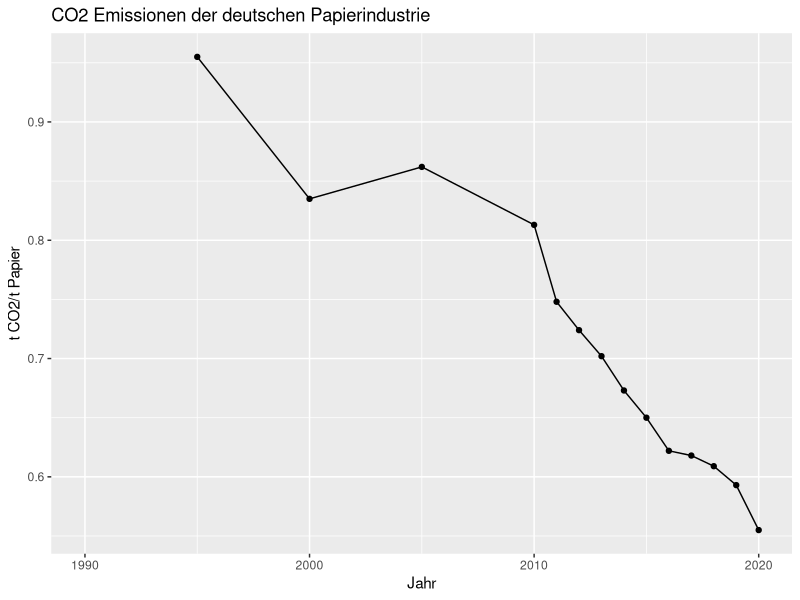
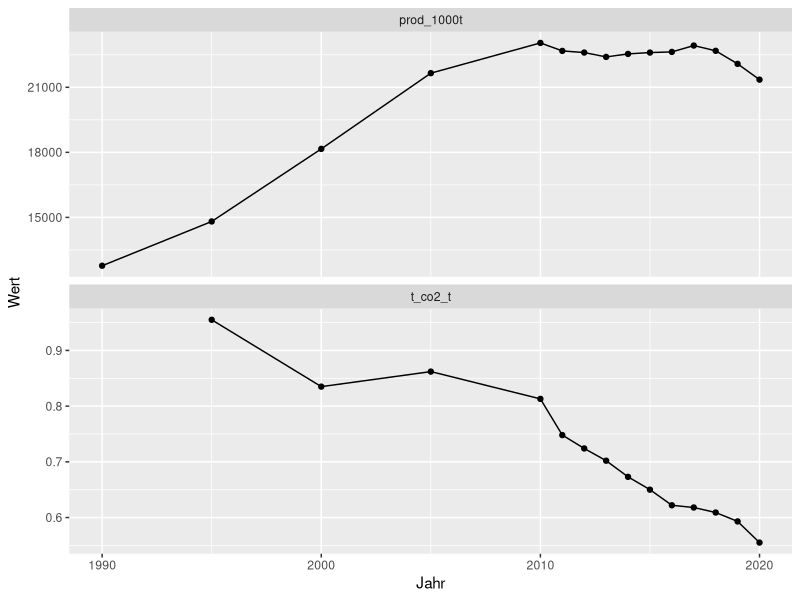
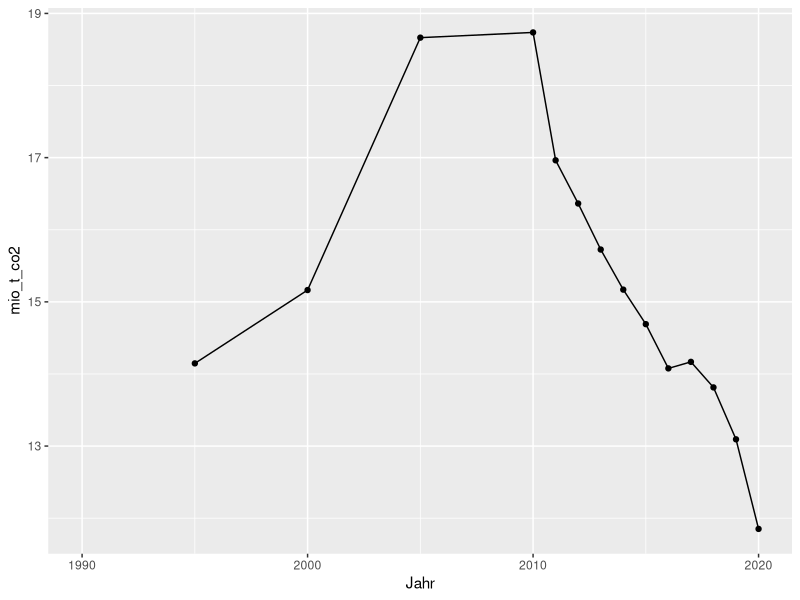

These figures' R source, in order:
# Pakete laden
library(readr)
library(dplyr)
library(tidyr)
library(ggplot2)

# Daten einlesen
co2_spez <- read_csv2("CO2_VDP.txt")

# Daten aufbereiten
co2_spez_tidy <- co2_spez %>% 
  gather(-Jahr, key = "Parameter", value = "Wert")

co2_total <- co2_spez %>% 
  mutate(t_co2 = prod_1000t*1000*t_co2_t,
         mio_t_co2 = t_co2/10^6)

# Daten visualisieren
co2_spez %>% 
  ggplot(aes(x = Jahr, y = t_co2_t)) +
    geom_point() +
    geom_line() +
    labs(title = "CO2 Emissionen der deutschen Papierindustrie",
         y = "t CO2/t Papier")

co2_spez_tidy %>% 
  ggplot(aes(x = Jahr, y = Wert)) +
    geom_point() +
    geom_line() +
    facet_wrap(~Parameter, ncol = 1, scales = "free_y")

co2_total %>% 
  ggplot(aes(x = Jahr, y = mio_t_co2)) +
    geom_point() +
    geom_line()

# Jetzt hier noch die Zielwerte irgendwie einbauen
co2_total[2,5]*20/100 # da müssen wir hin (absolute CO2 Menge, wenn 1995 Bezugswert wäre)
co2_total[15,5]*100/co2_total[2,5] # da stehen wir 2020. Knappe 84%
